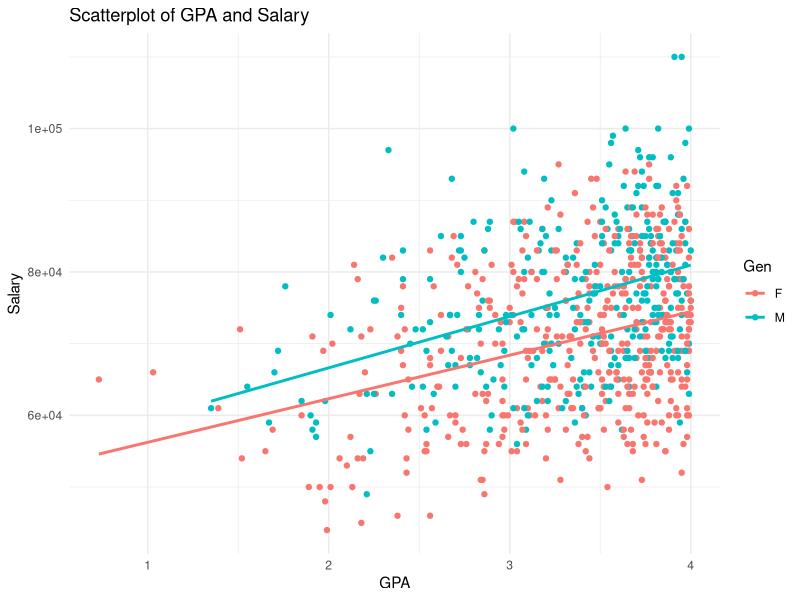
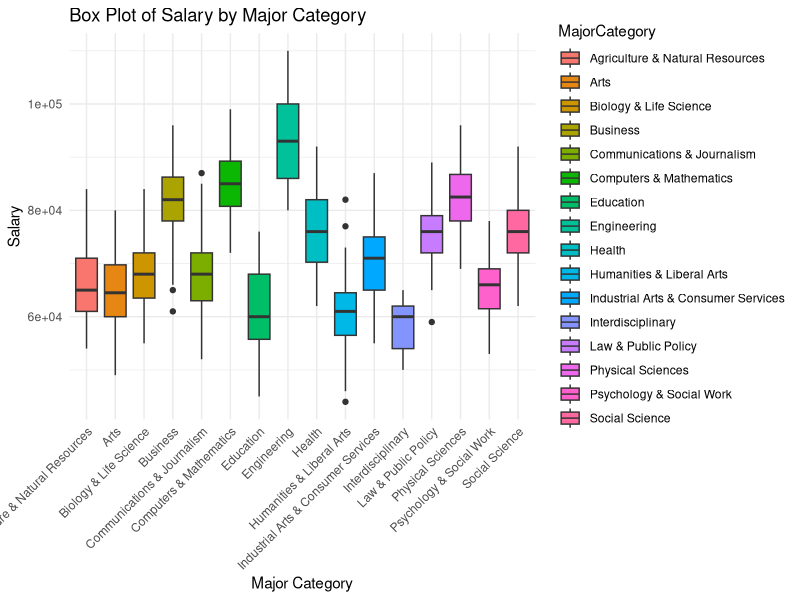
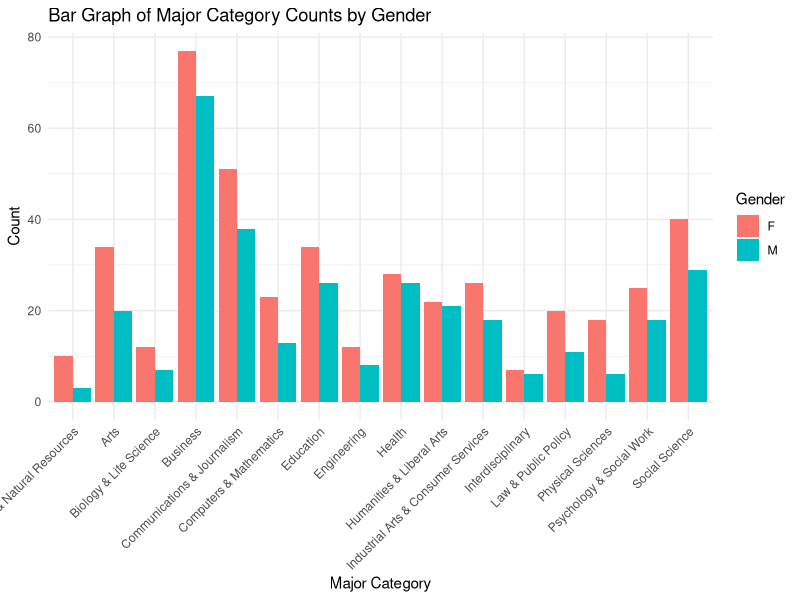
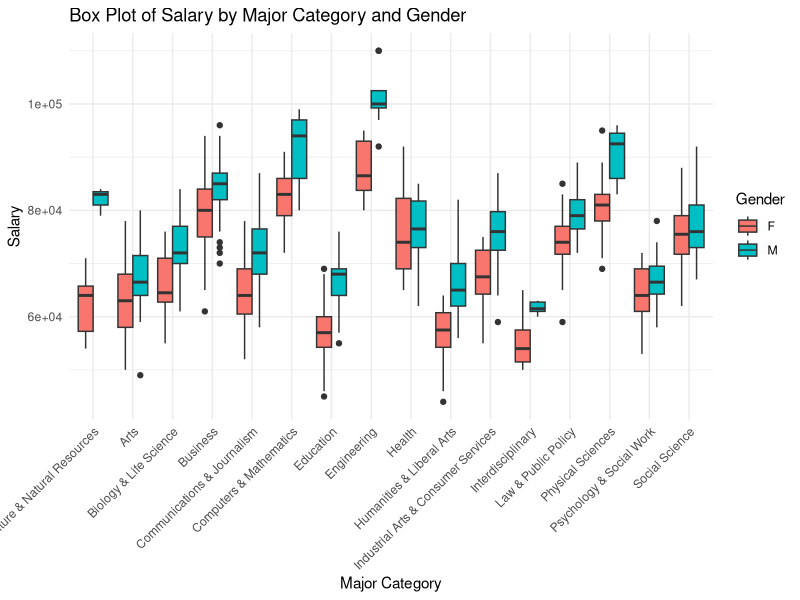
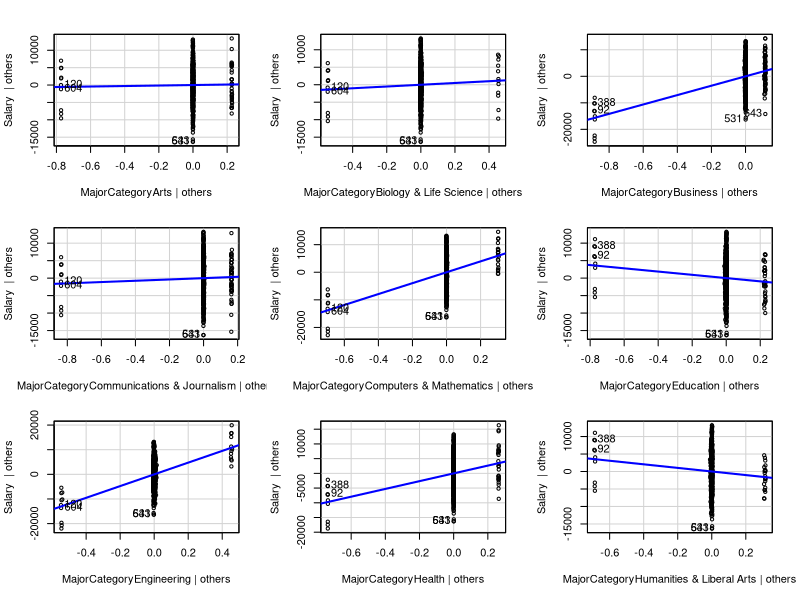
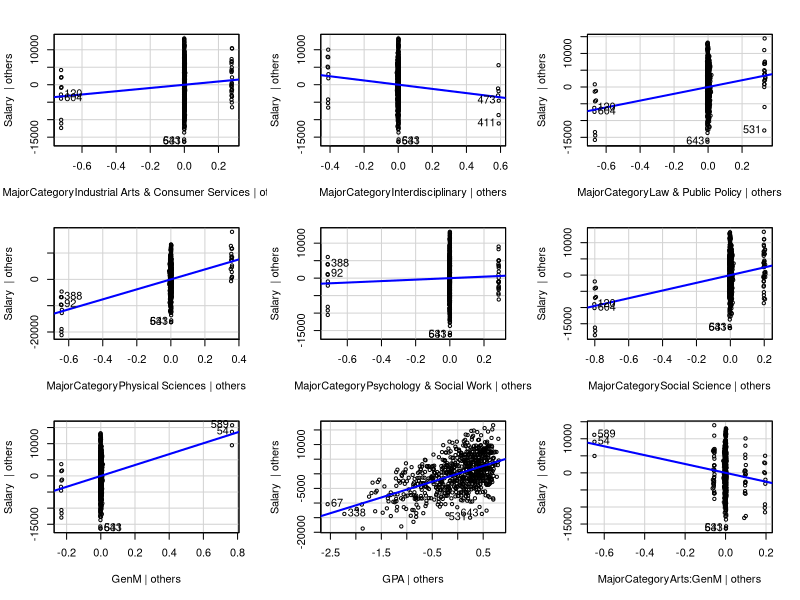
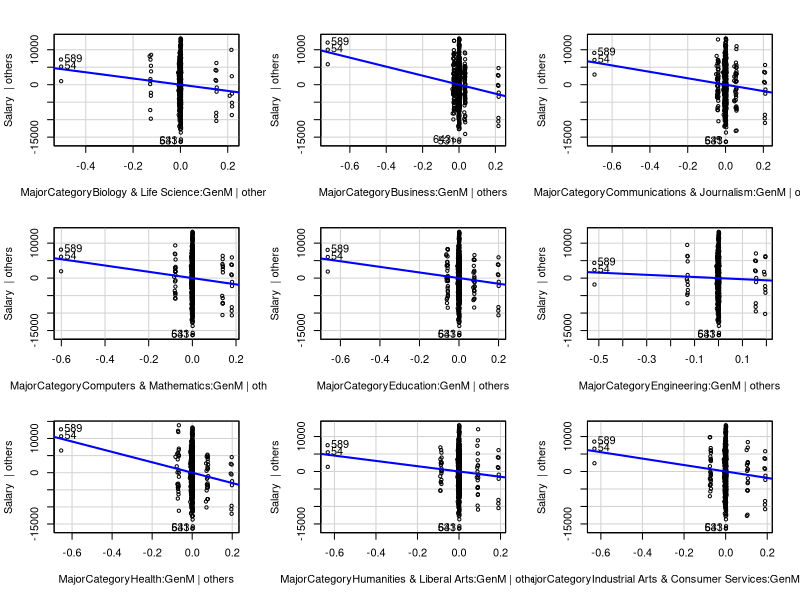
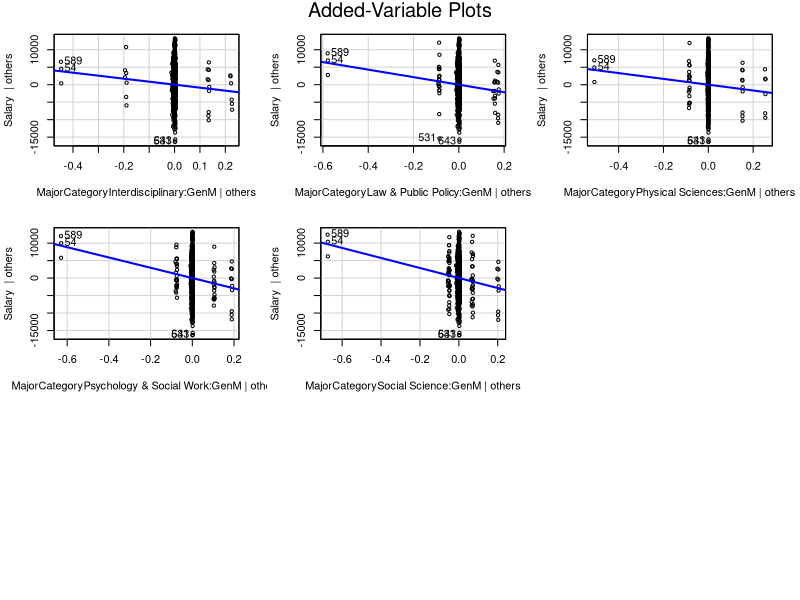

Source code (R) for these figures, in order:
## ---- chunk 1
knitr::opts_chunk$set(echo = TRUE)

library(tidyverse)
library(knitr)
library(ggplot2)
library(GGally)
library(car)
library(MASS)
library(lmtest)
library(vroom)

## Read in data
sal <- vroom("Salary.csv")
sal$MajorCategory <- as.factor(sal$MajorCategory)
sal$Gen <- as.factor(sal$Gen)
## ---- chunk 2
print("Salary Statistics")
summary(sal$Salary)
print("GPA Statistics")
summary(sal$GPA)
print("How many Genders in each Major Category?")
table(sal$MajorCategory,sal$Gen)
## ---- chunk 3
ggplot(sal, aes(x = GPA, y = Salary, color = Gen)) +
  geom_point() +
  geom_smooth(method = "lm", se = FALSE, formula = y ~ x, aes(group = Gen)) +
  labs(title = "Scatterplot of GPA and Salary",
       x = "GPA",
       y = "Salary") +  
  theme_minimal()
## ---- chunk 4
ggplot(sal, aes(x = MajorCategory, y = Salary, fill = MajorCategory)) +
  geom_boxplot() +
  labs(title = "Box Plot of Salary by Major Category",
       x = "Major Category",
       y = "Salary") +
  theme_minimal() +
  theme(axis.text.x = element_text(angle = 45, hjust = 1)) 
## ---- chunk 5
ggplot(sal, aes(x = MajorCategory, fill = Gen)) +
  geom_bar(position = "dodge") +
  labs(title = "Bar Graph of Major Category Counts by Gender",
       x = "Major Category",
       y = "Count",
       fill = "Gender") +
  theme_minimal() +
  theme(axis.text.x = element_text(angle = 45, hjust = 1))  
## ---- chunk 6
sal.lm <- lm(Salary ~., data=sal)
summary(sal.lm)

X <- model.matrix(Salary ~., data=sal)
y <- sal$Salary
bhat <- solve(t(X)%*%X)%*%t(X)%*%y
bhat_table <- as.table(bhat)
colnames(bhat_table) <- "Beta Estimates"
bhat_table

# Estimate of residual variance
s2 <- t(y-X %*% bhat)%*% (y-X%*%bhat) /(nrow(sal)-ncol(X))
s2

sqrt(s2)
sigma(sal.lm)

# R^2
summary(sal.lm)$r.squared
## ---- chunk 7
ggplot(sal, aes(x = MajorCategory, y = Salary, fill = Gen)) +
  geom_boxplot(position = "dodge") +
  labs(title = "Box Plot of Salary by Major Category and Gender",
       x = "Major Category",
       y = "Salary",
       fill = "Gender") +
  theme_minimal() +
  theme(axis.text.x = element_text(angle = 45, hjust = 1))
## ---- chunk 8
sal.full <- lm(Salary ~ MajorCategory + Gen + GPA + MajorCategory:Gen, data = sal)

anova(sal.full, sal.lm)
## ---- chunk 9
avPlots(sal.full)
## ---- chunk 10
std_resids <- MASS::stdres(sal.full)

ggplot() +
  geom_histogram(mapping = aes(x = std_resids), bins = 30, fill = "blue", color = "black") +
  labs(title = "Histogram of Standardized Residuals",
       x = "Standardized Residuals",
       y = "Frequency")
## ---- chunk 11
ks.test(std_resids, "pnorm")
## ---- chunk 12
sal %>% 
  ggplot(aes(x = sal.full$fitted.values,
             y = std_resids)) +
  geom_point() +
  geom_smooth(method = "lm",
              se = F) +
  labs(x = "Fitted Values",
       y = "Standardized Residuals")
## ---- chunk 13
lmtest::bptest(sal.full)
## ---- chunk 14
confint(sal.full,"GPA", level = 0.97)
confint(sal.full, "GenM", level = 0.97)
confint(sal.full, "MajorCategoryArts", level = 0.97)
## ---- chunk 15
a1 <- c(1, #intercept
        0,0,0,0, 
        1, #computer and math
        0,0,0,0,0,0,0,0,0,0,
        1, #genM
        2.5, #gpa
        0,0,0,0,
        1, # math interaction man
        0,0,0,0,0,0,0,0,0,0)

a2 <- c(1, #intercept
        0,0,0,0, 
        1,#computer and math
        0,0,0,0,0,0,0,0,0,0,
        0, #genF
        2.5, #gpa
        0,0,0,0,
        0, # math interaction man
        0,0,0,0,0,0,0,0,0,0)

# my.test <- multcomp::glht(sal.full, linfct=t(a1-a2), alternative="two.sided")
my.test <- multcomp::glht(sal.full, linfct=t(a1-a2), alternative="greater")
summary(my.test)
my.test.ci <- multcomp::glht(sal.full, linfct=t(a1-a2), alternative="two.sided")
confint(my.test.ci, level = 0.95)
## ---- chunk 16
new.josh <- data.frame(MajorCategory='Computers & Mathematics', GPA = 3.98, Gen="M")
predict.lm(sal.full, new.josh, interval="prediction", level=0.95)

new.aaron <- data.frame(MajorCategory='Computers & Mathematics', GPA = 3.81, Gen="M")
predict.lm(sal.full, new.aaron, interval="prediction", level=0.95)

new.anna <- data.frame(MajorCategory='Computers & Mathematics', GPA = 3.5, Gen="F")
predict.lm(sal.full, new.anna, interval="prediction", level=0.95)
## ---- chunk 17
n <- nrow(sal)
rpmse <- rep(x=NA, times=n)
wid <- rep(x=NA, times=n)



for(i in 1:n){
  ## Select test observations

  
  ## Split into test and training sets
  test.set <- sal[i,]
  train.set <- sal[-i,]
  
  ## Fit a lm() using the training data
  train.lm <- lm(Salary ~.+MajorCategory:Gen, data=train.set)
  
  ## Generate predictions for the test set
  my.preds <- predict.lm(train.lm, newdata=test.set, interval="prediction")
  
  
  ## Calculate RPMSE
  rpmse[i] <- (test.set[['Salary']]-my.preds[,'fit'])^2 %>% mean() %>% sqrt()
  
  
  ## Calculate Width
  wid[i] <- (my.preds[,'upr'] - my.preds[,'lwr']) %>% mean()
  
}

# RPMSE
hist(rpmse, main="RPMSE Histogram", xlab="RPMSE")
mean(rpmse) #rpmse is how off you are on average 

#standard deviation of salary = 10996.17

(var(sal$Salary) - mean(rpmse)^2 ) / var(sal$Salary)  # 84.29% of overall variance reduction

# Width histogram
hist(wid, main="Width Histogram", xlab="Width")
mean(wid)
